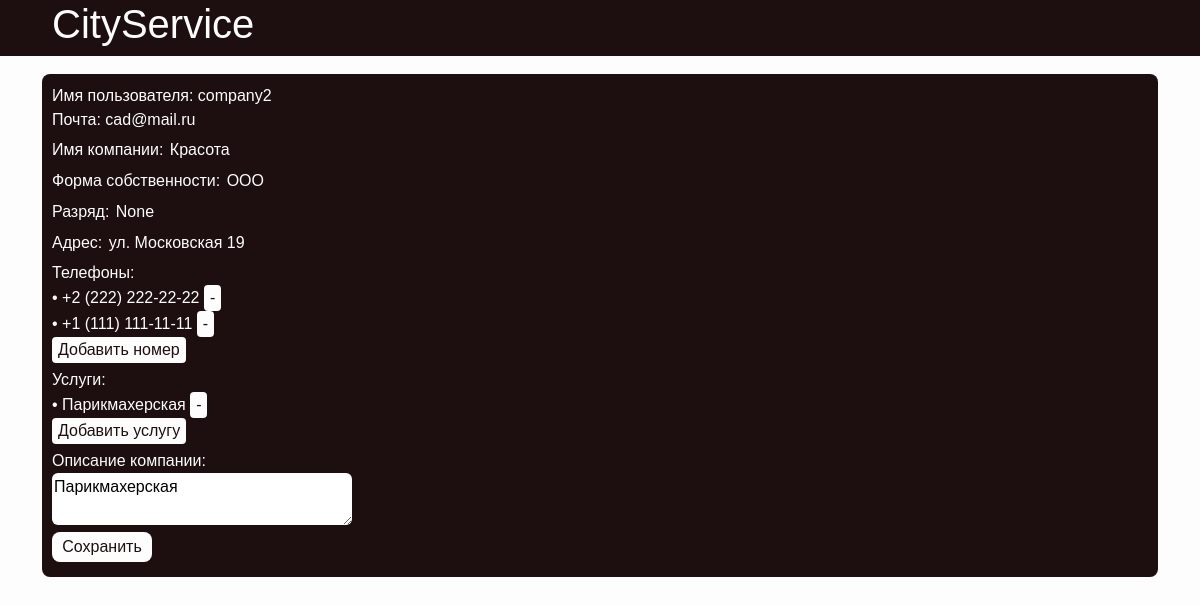
The page /cityservice/accounts/profile (signed in) on the database its author committed.
### accounts/models.py (models this page shows)
class Account(AbstractUser):
    group = models.ForeignKey(Group, on_delete=models.CASCADE)
    groups = None
    user_permissions = None
    first_name = None
    last_name = None
    class Meta:
        db_table = "auth_account"

### etc/models.py (models this page shows)
class Company(models.Model):
    id = models.IntegerField(primary_key=True)
    name = models.CharField(max_length=150, null=False) #blank = False?
    rank = models.IntegerField(null=True)
    type_of_ownership = models.CharField(max_length=150, null=True)
    address = models.CharField(max_length=200, null=True)
    description = models.TextField()
    account = models.ForeignKey(Account, on_delete=models.CASCADE)
    services = models.ManyToManyField(Service)
    specializations = models.ManyToManyField(Specialization)
    holidays = models.ManyToManyField(Holiday)
    day_of_work = models.ManyToManyField(Day_of_work)
    class Meta:
        db_table = "company"

class Phone(models.Model):
    id = models.IntegerField(primary_key=True)
    phone = models.CharField(max_length=15, null=False)
    company = models.ForeignKey(Company, on_delete=models.CASCADE)
    class Meta:
        db_table = "phone"

class Service(models.Model):
    id = models.IntegerField(primary_key=True)
    name = models.CharField(max_length=150, null=False)
    specialization = models.ForeignKey(Specialization, on_delete=models.CASCADE)
    class Meta:
        db_table = "service"

### accounts/views.py (the view)
# urls.py: path('cityservice/accounts/profile', profile, name='account_profile'),
def profile(request):
    account = Account.objects.get(username=request.user)
    context = {}
    if account:
        context['account'] = account
        if account.group.id == 1:
            user = User.objects.get(account=account.pk)
            context['info'] = user
        else:
            company = Company.objects.get(account=account.pk)
            phones = Phone.objects.filter(company=company.pk)
            print(phones)
            print(company)
            print(company.services.all())
            context['allServices'] = Service.objects.all()
            context['info'] = company
            context['formPhone'] = CompanyAddPhone()
            context['formService'] = CompanyAddService()
            context['phones'] = phones
            context['services'] = company.services.all()
    else:
        pass
    return render(request, 'profile.html', context)

### etc/forms.py
class CompanyAddPhone(forms.Form):
    phone = forms.CharField(widget=forms.TextInput(
        attrs={
            'class': 'cs-input',
            'placeholder': '+X (XXX) XXX-XX-XX',
            'pattern': '\+[0-9]{1} \([0-9]{3}\) [0-9]{3}-[0-9]{2}-[0-9]{2}',
            'type': 'text',
            'maxlength': 18,
        }
    ))
    class Meta:
        model = Company
        fields = ('phone')

class CompanyAddService(forms.Form):
    name = forms.CharField(widget=forms.TextInput(
        attrs={
            'class': 'cs-input',
        }
    ))
    class Meta:
        model = Company
        fields = ('name')

### accounts/templates/profile.html (shortened to what this page needs)
{% load static %}
<!DOCTYPE html>
<html lang="en">
<head>
    <link href="/static/bootstrap/css/bootstrap.min.css" rel="stylesheet">
    <link href="/static/profile_style.css" rel="stylesheet">
</head>
<body>
    <header>
        <div class="container ">
            <div class="row">
                <div class="col-12">
                    <h1 class="text-left cs-h1"><a class="cs-a" href={% url 'companies' %}>CityService</a></h1>
                </div>
            </div>
        </div>
    </header>
    <hr>
    <div class="container">
        <div class="row">
            <div class="col">
                <div class="cs-profile-div">
                    <div class="panel">
                        <label>Имя пользователя:</label>
                        {{ account.username }}
                    <div>
                    <div class="panel">
                        <label>Почта:</label>
                        {% if account.email %}
                                {{ account.email }}
                        {% else %}
                            <label>Отсутствует</label>
                            {% comment %} <br> {% endcomment %}
                        {% endif %}
                    </div>
                    {% if account.group.id == 1 %}
                        <div class="panel">
                            <form action={% url 'change_first_name' %} method="POST">
                                <label>Имя:</label>
                                {% csrf_token %}
                                <input placeholder="Имя" class="cs-input-base" type="text" name="first_name" value="{{ info.first_name }}">
                            </form>
                        </div>
                        <div class="panel">
                            <form action={% url 'change_last_name' %} method="POST">
                                <label>Фамилия:</label>
                                {% csrf_token %}
                                <input placeholder="Фамилия" class="cs-input-base" type="text" name="last_name" value="{{ info.last_name }}">
                            </form>
                        </div>
                    {% else %}
                        <div class="panel">
                            <form action={% url 'change_name' %} method="POST">
                                <label>Имя компании:</label>
                                <input placeholder="Имя компании" class="cs-input-base" type="text" name="name" value="{{ info.name }}">
                            </form>
                        </div>
                        <div class="panel">
                            <form action={% url 'change_ownership' %} method="POST">
                                <label>Форма собственности:</label>
                                <input placeholder="Форма собственности" class="cs-input-base" type="text" name="type_of_ownership" value="{{ info.type_of_ownership }}">
                            </form>
                        </div>
                        <div class="panel">
                            <form action={% url 'change_rank' %} method="POST">
                                <label>Разряд:</label>
                                <input placeholder="Разряд" class="cs-input-base" type="text" name="rank" value="{{ info.rank }}">
                            </form>
                        </div>
                        <div class="panel">
                            <form action={% url 'change_address' %} method="POST">
                                <label>Адрес:</label>
                                <input placeholder="Адрес" class="cs-input-base" type="text" name="address" value="{{ info.address }}">
                            </form>
                        </div>
                        <div class="panel">
                            <label>Телефоны:</label>
                            {% if phones %}
                                {% for phone in phones %}
                                    <div>
                                        <form method="POST" action={% url 'delete_phone' %}>
                                            <span class="tochka"> • </span> {{ phone.phone }}
                                            <input type="submit" class="cs-button-delete" value="-">
                                        </form>
                                    </div>
                                {% endfor %}
                            {% endif %}
                            <input type="submit" id="add_panel_knopka" class="cs-button-delete" value="Добавить номер" onclick=add_phone_panel(0)>
                            <br>
                        </div>
                        <div class="panel">
                            <label>Услуги:</label>
                            {% if services %}
                                {% for service in services %}
                                <div>
                                    <form method="POST" action={% url 'delete_service' %}>
                                        <span class="tochka"> • </span> {{ service.name }}
                                        <input type="submit" class="cs-button-delete" value="-">
                                    </form>
                                </div>
                                {% endfor %}
                            {% endif %}
                            <input type="submit" id="add_panel_knopka_service" class="cs-button-delete" value="Добавить услугу" onclick=add_service_panel(0)>
                            <br>
                        </div>
                        <div class="panel">
                            <form action={% url 'change_description' %} method="POST" id="description_form">
                                <label>Описание компании:</label>
                                <br>
                                <textarea form="description_form" placeholder="Описание компании" class="cs-input-base-description" type="text" name="description">{{info.description}}</textarea>
                                <br>
                                <input type="submit" class="cs-button-description" value="Сохранить">
                            </form>
                        </div>
                    {% endif %}
                </div>
            </div>
        </div>
    </div>
</body>
</html>

### static/profile_style.css (style rules this page uses)
:root { --colorBlack: #1D0F0F; --colorWhite: #fdfdfd; --colorGray: #a3a3a3; }
body { font-family: Arial, Helvetica, sans-serif; background-color: var(--colorWhite); }
.cs-h1 { color: var(--colorWhite); }
header { background-color: var(--colorBlack); margin-bottom: -15px; }
hr { color: var(--colorWhite); }
.cs-button-delete { border-radius: 4px; background-color: var(--colorWhite); color: var(--colorBlack); border-style: hidden; }
.cs-a { text-decoration: none; color: var(--colorWhite); margin-left: 10px; }
.cs-profile-div { padding: 10px; background-color: var(--colorBlack); border-radius: 8px; color: var(--colorWhite); }
.tochka { color: var(--colorWhite); }
.panel { margin-bottom: 5px; }
.cs-input-base { border: none; background-color: var(--colorBlack); color: var(--colorWhite); width: 150px; }
.cs-input-base-description { border: none; border-radius: 6px; color: black; width: 300px; }
.cs-button-description { height: 30px; width: 100px; border-radius: 8px; background-color: var(--colorWhite); color: var(--colorBlack); border-style: hidden; }

### rows shown on the page
Company: name "Красота", type_of_ownership "ООО", rank "None", address "ул. Московская 19", description "Парикмахерская"
Phone: phone "+2 (222) 222-22-22"
Phone: phone "+1 (111) 111-11-11"
Service: name "Парикмахерская"

### other values the page prints
{{ account.username }} "company2"
{{ account.email }} "cad@mail.ru"
